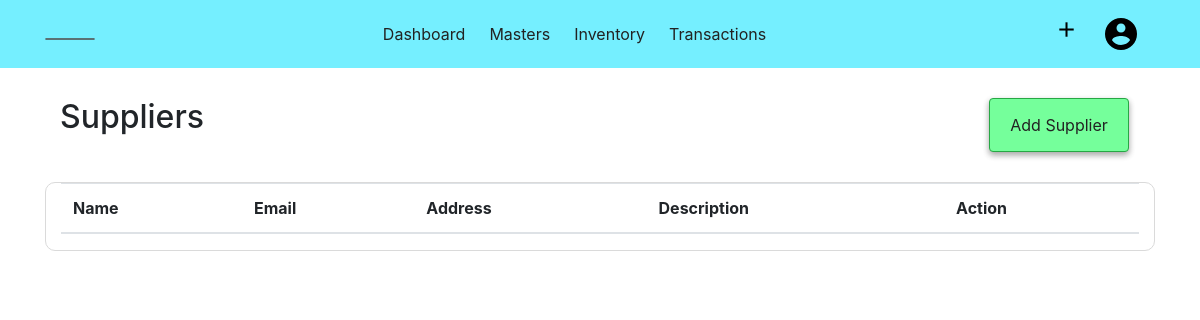
Page /supplier (signed in) on the earlier database version.
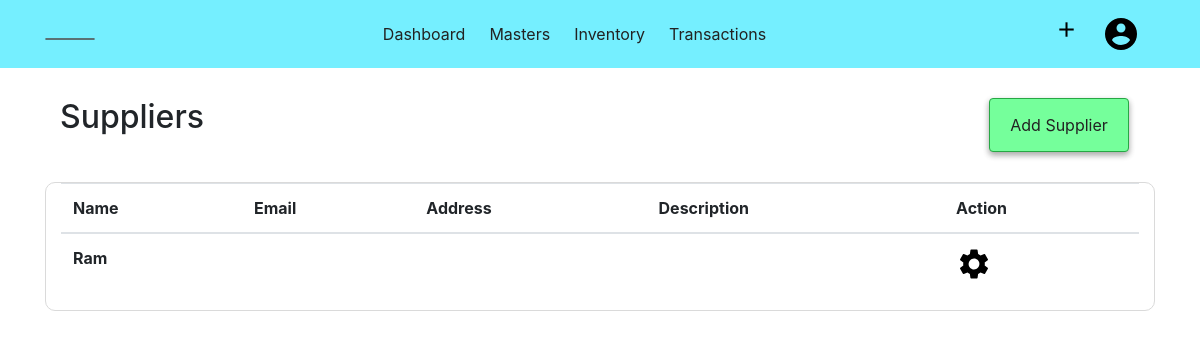
Same page on the later database version.
### acsystem/models.py (models this page shows, shortened)
class Supplier(db.Model):
    id = db.Column(db.Integer, primary_key=True)
    name = db.Column(db.String(40), nullable=False)
    first = db.Column(db.String(40))
    last = db.Column(db.String(40))
    mailingname = db.Column(db.String(40))
    address = db.Column(db.String(100))
    country = db.Column(db.String(30))
    state = db.Column(db.String(30))
    pin = db.Column(db.Integer)
    email = db.Column(db.String(50))
    phoneno = db.Column(db.Integer)
    gstno = db.Column(db.Integer)
    openingbalance = db.Column(db.Integer, default=0, nullable=False)
    currentbalance = db.Column(db.Integer, default=0, nullable=False)
    description = db.Column(db.Text)
    company_id = db.Column(db.Integer, db.ForeignKey('company.id', ondelete="CASCADE"), nullable=False)

### acsystem/supplier/routes.py (the view)
@suppliers.route('/supplier')
@login_required
def supplierlist():
    if current_user.activecompany == 0:
        flash(f"No Company is Activated! ","warning")
        return redirect(url_for('company.companies'))
    suppliers = Supplier.query.filter_by(company_id = current_user.activecompany).all()
    return render_template('suppliertemplate/supplierlist.html', title='suppliers', suppliers=suppliers)

### acsystem/models.py (called while the page is built)
@login_manager.user_loader
def load_user(user_id):
    return User.query.get(int(user_id))

### acsystem/templates/suppliertemplate/supplierlist.html
{% extends "layout.html"%}
{% block content %}
<div class="container">
    <div class="container-fluid">
        <h2 class="float-left">Suppliers</h2>
        <ul class="nav justify-content-end">
            <li class="btn btn-success">
                <a class="nav-link" href="{{ url_for('suppliers.addsupplier') }}">Add Supplier</a>
            </li>
        </ul>
    </div>
    <div class="container-fluid" style="border:1px solid rgb(218, 218, 218); border-radius:10px;">
        <table class="table table-hover">
            <thead>
                <tr>
                    <th scope="col">Name</th>
                    <th scope="col">Email</th>
                    <th scope="col">Address</th>
                    <th scope="col">Description</th>
                    <th scope="col">Action</th>
                </tr>
            </thead>
            <tbody>
                {% for supplier in suppliers %}
                <tr>
                    <th scope="row">{{supplier.name }}</th>
                    <td>{{ supplier.email }}</td>
                    <td>{{ supplier.address }}</td>
                    <td>{{ supplier.description }}</td>
                    <td>
                        <a href="{{ url_for('suppliers.showsupplier', supplier_id = supplier.id) }}">
                            <img src="{{ url_for('static',filename='images/setting.png') }}" alt="Setting">
                        </a>
                    </td>
                {% endfor %}
            </tbody>
        </table>
    </div>
</div>
{% endblock content %}

Differences in the rows shown:
added Supplier: name "Ram"
